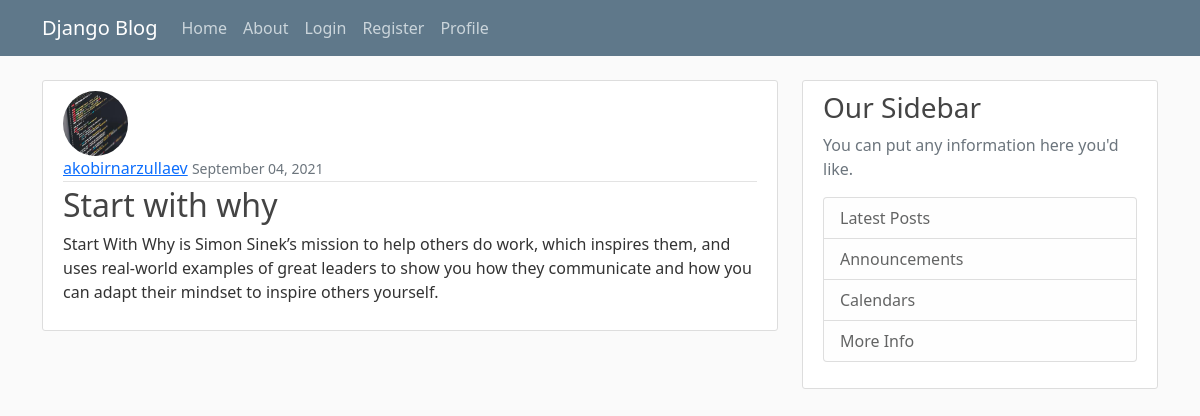
The app's page /post/4/ with its own data.
### blog/models.py (models this page shows, shortened)
class Post(models.Model):
    image = models.ImageField(default='default.jpg', upload_to = 'post_pics')
    title = models.CharField(max_length = 100)
    content = models.TextField(default=None)
    creator = models.ForeignKey(Creator, on_delete=models.CASCADE, related_name='post')
    date_posted = models.DateTimeField(default = timezone.now)
    author = models.ForeignKey(User, on_delete = models.CASCADE)

### users/models.py (models this page shows, shortened)
class Profile(models.Model):
    user = models.OneToOneField(User, on_delete=models.CASCADE) #CASCADE -> if user is deleted then delete the profile as well but not vice versa
    image = models.ImageField(default='default.jpg', upload_to='profile_pics/')

### blog/views.py (the view)
# urls.py: path('post/<int:pk>/', PostDetailView.as_view(), name='post-detail'),
class PostDetailView(DetailView):
    model = Post

### blog/templates/blog/post_detail.html
{% extends "blog/base.html"%}
{% block content %}
        <article class="media content-section">
            <a href="/profile"><img class="rounded-circle article-img" src="{{ object.author.profile.image.url }}" ></a>
            <div class="media-body">
                <div class="article-metadata">
                    <a class="mr-2" href="/profile">{{ object.author }}</a>
                    <small class="text-muted">{{ object.date_posted| date:" F d, Y" }}</small>
                </div>
                <h2 class="article-title">{{ object.title }}</h2>
                <p class="article-content">{{ object.content }}</p>
            </div>
        </article>
{% endblock content %}

### blog/static/blog/main.css (style rules this page uses)
body { background: #fafafa; color: #333333; margin-top: 5rem; }
h1, h2, h3, h4, h5, h6 { color: #444444; }
.content-section { background: #ffffff; padding: 10px 20px; border: 1px solid #dddddd; border-radius: 3px; margin-bottom: 20px; }
.article-title { color: #444444; }
.article-content { white-space: pre-line; }
.article-img { height: 65px; width: 65px; margin-right: 16px; }
.article-metadata { padding-bottom: 1px; margin-bottom: 4px; border-bottom: 1px solid #e3e3e3 }

### records on screen
Post: author.profile.image (placeholder picture), author "akobirnarzullaev", date_posted "September 04, 2021", title "Start with why", content "Start With Why is Simon Sinek’s mission to help others do work, which inspires them, and uses real-world examples of great leaders to show you how they communicate and how you can adapt their mindset to inspire others yourself."
